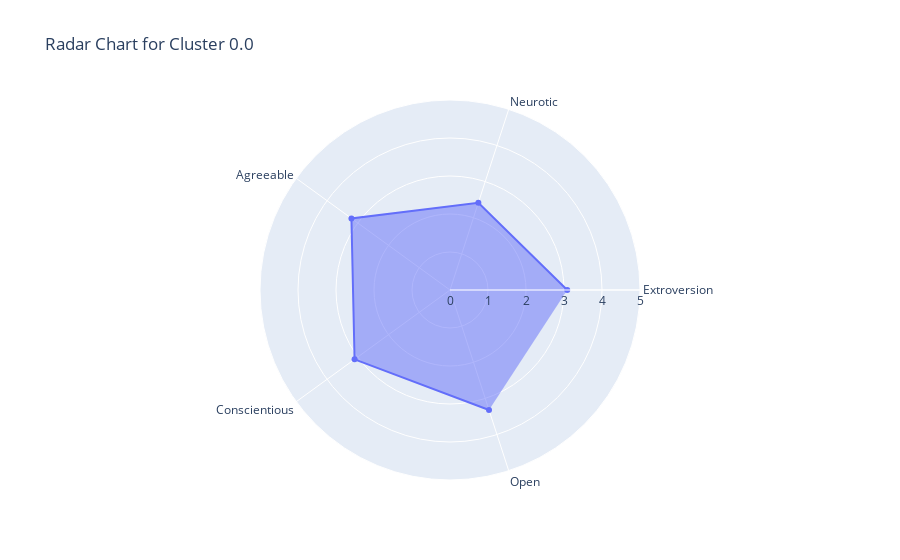
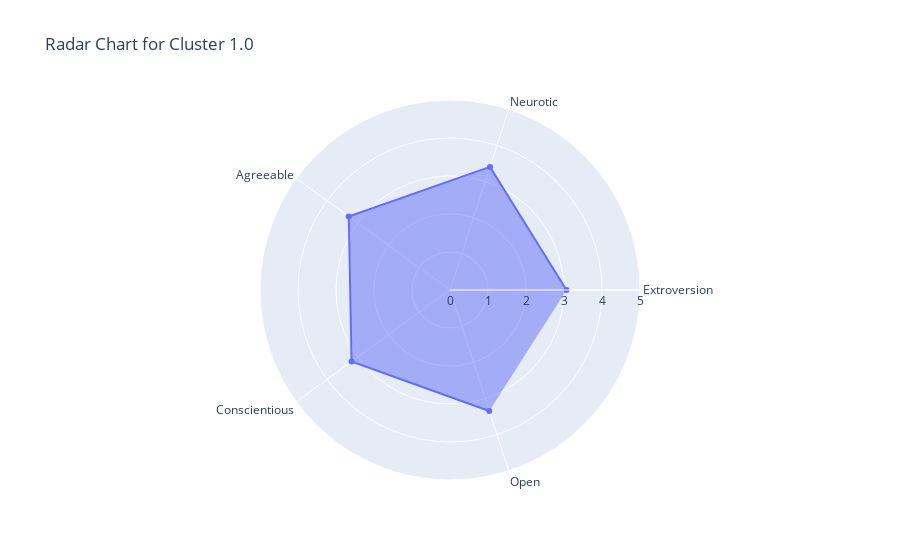
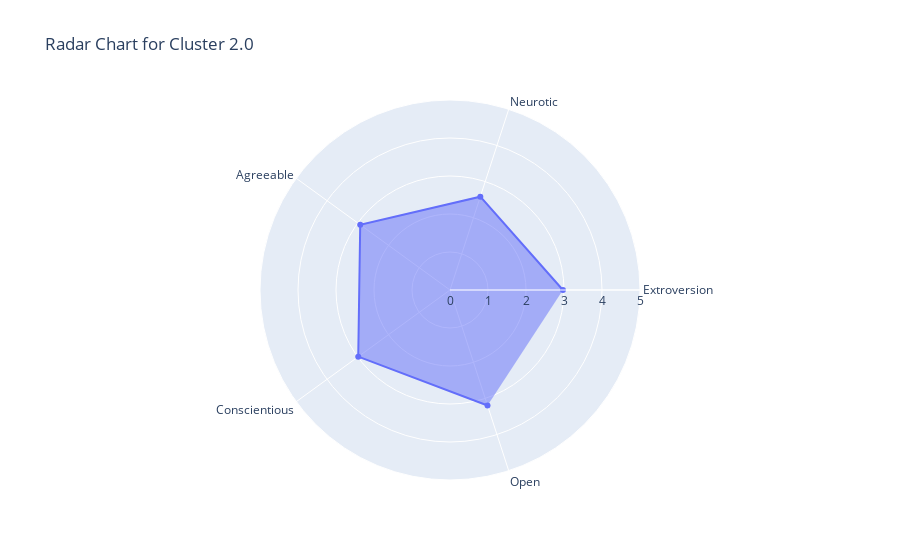
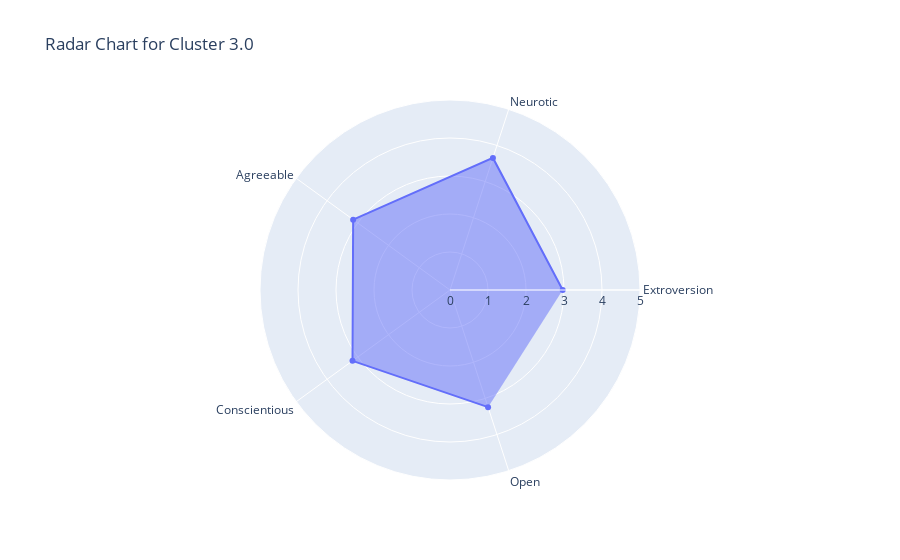

Notebook code cell kept with these figures, in order:
### Markdown cell above
### Cluster Interpretation:

From the mean of personality scores we can conclude that:

**Cluster 0:**
- Low extroversion.
- High neuroticism.
- Moderate agreeableness.
- Moderate conscientiousness.
- Moderate openness to experience.
  
This cluster seems to exhibit moderate extroversion but leans towards higher neuroticism, suggesting a propensity for negative emotions or stress. They seem moderately agreeable, conscientious, and open to experiences.

**Cluster 1:**
- Moderate extroversion.
- Moderate neuroticism.
- High agreeableness.
- Moderate conscientiousness.
- High openness to experience.
  
This cluster shows moderate extroversion and neuroticism but stands out for higher agreeableness and openness to experience. They appear friendly, cooperative, and open-minded.

**Cluster 2:**
- Moderate extroversion.
- Moderate neuroticism.
- Moderate agreeableness.
- Moderate conscientiousness.
- Moderate openness to experience.
  
This cluster demonstrates moderate scores across all traits, indicating a balanced profile without extreme tendencies in any specific trait.

**Cluster 3:**
- Low extroversion.
- Low neuroticism.
- Low agreeableness.
- Low conscientiousness.
- Moderate openness to experience.
  
This cluster presents low scores in extroversion, neuroticism, agreeableness, and conscientiousness, indicating a reserved, stable, less sociable, and less cooperative profile with moderate openness to experience.

**Cluster 4:**
- High extroversion.
- Low neuroticism.
- High agreeableness.
- High conscientiousness.
- High openness to experience.
  
This cluster showcases high extroversion, low neuroticism, and high scores in agreeableness, conscientiousness, and openness to experience. This group appears sociable, emotionally stable, cooperative, conscientious, and open-minded.

### Code cell
import plotly.express as px
import plotly.graph_objects as go


mean_cluster = sum_df.groupby('cluster').mean().reset_index()

# Function to create radar charts
def create_radar_chart(row):
    fig = go.Figure()

    fig.add_trace(go.Scatterpolar(
        r=[row['extroversion'], row['neurotic'], row['agreeable'], row['conscientious'], row['open']],
        theta=['Extroversion', 'Neurotic', 'Agreeable', 'Conscientious', 'Open'],
        fill='toself'
    ))

    fig.update_layout(
        polar=dict(radialaxis=dict(visible=True, range=[0, 5])),
        showlegend=False,
        title=f'Radar Chart for Cluster {row["cluster"]}'
    )

    fig.show()

# Create radar chart for each cluster
for i, row in mean_cluster.iterrows():
    create_radar_chart(row)

### Figure 1 — Plotly figure (JSON) as saved in the notebook; plotly's stock layout.template omitted (floating-point values rounded to 4 significant figures)
{"data": [{"fill": "toself", "r": [3.086, 2.415, 3.206, 3.104, 3.322], "theta": ["Extroversion", "Neurotic", "Agreeable", "Conscientious", "Open"], "type": "scatterpolar"}], "layout": {"polar": {"radialaxis": {"range": [0, 5], "visible": true}}, "showlegend": false, "title": {"text": "Radar Chart for Cluster 0.0"}}}

### Figure 2 — Plotly figure (JSON) as saved in the notebook; plotly's stock layout.template omitted (floating-point values rounded to 4 significant figures)
{"data": [{"fill": "toself", "r": [3.065, 3.406, 3.293, 3.202, 3.348], "theta": ["Extroversion", "Neurotic", "Agreeable", "Conscientious", "Open"], "type": "scatterpolar"}], "layout": {"polar": {"radialaxis": {"range": [0, 5], "visible": true}}, "showlegend": false, "title": {"text": "Radar Chart for Cluster 1.0"}}}

### Figure 3 — Plotly figure (JSON) as saved in the notebook; plotly's stock layout.template omitted (floating-point values rounded to 4 significant figures)
{"data": [{"fill": "toself", "r": [2.972, 2.583, 2.92, 2.985, 3.196], "theta": ["Extroversion", "Neurotic", "Agreeable", "Conscientious", "Open"], "type": "scatterpolar"}], "layout": {"polar": {"radialaxis": {"range": [0, 5], "visible": true}}, "showlegend": false, "title": {"text": "Radar Chart for Cluster 2.0"}}}

### Figure 4 — Plotly figure (JSON) as saved in the notebook; plotly's stock layout.template omitted (floating-point values rounded to 4 significant figures)
{"data": [{"fill": "toself", "r": [2.966, 3.655, 3.15, 3.171, 3.242], "theta": ["Extroversion", "Neurotic", "Agreeable", "Conscientious", "Open"], "type": "scatterpolar"}], "layout": {"polar": {"radialaxis": {"range": [0, 5], "visible": true}}, "showlegend": false, "title": {"text": "Radar Chart for Cluster 3.0"}}}
